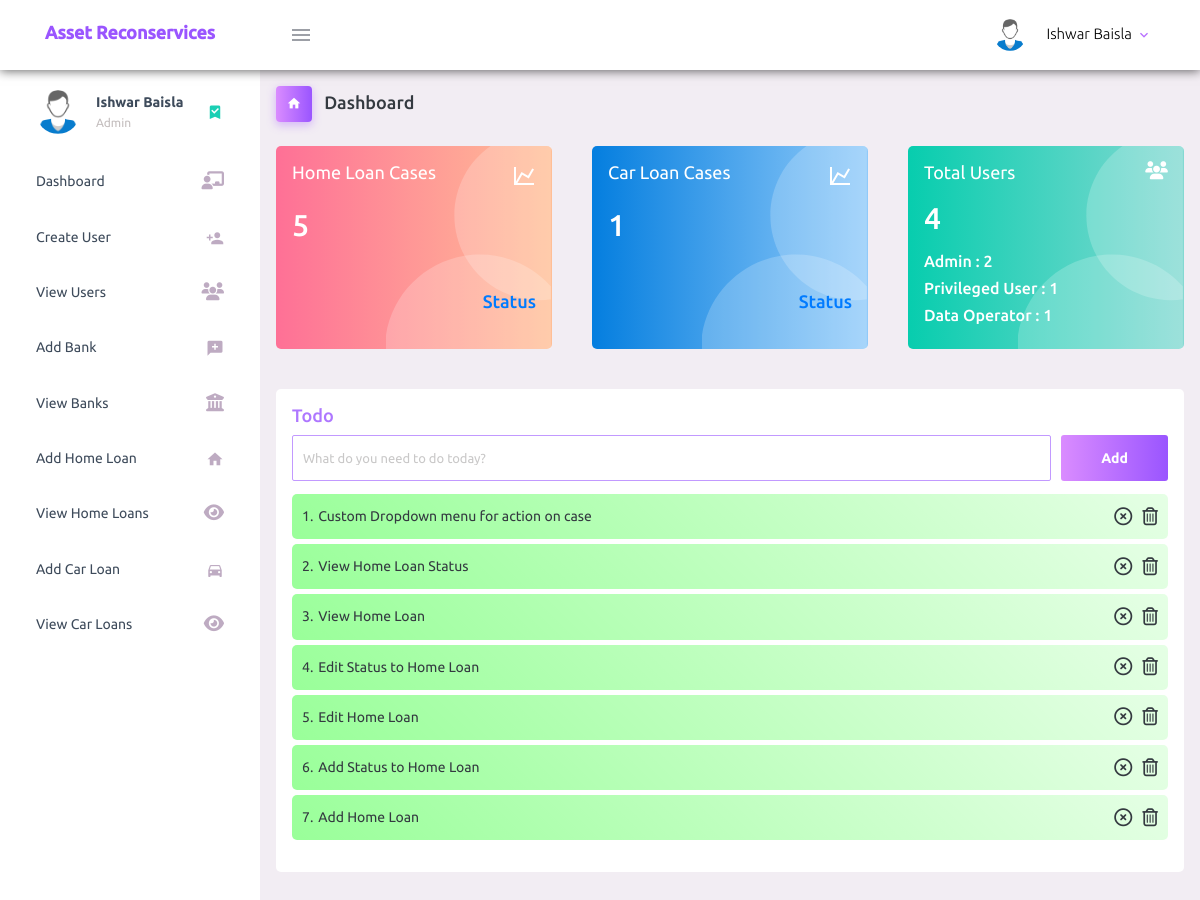
The app's page / (signed in) with its own data.
### tables this page shows
CREATE TABLE `to_do` (
  `to_do_id` int(11) NOT NULL,
  `user_id` int(11) NOT NULL,
  `to_do_work` varchar(200) NOT NULL,
  `status` tinyint(4) NOT NULL
);

### index.php (the view, shortened to what this page needs)
<?php
  require_once('connection.php');
  $sql = "SELECT user_id FROM user_registration";
  $result = $conn->query($sql);
  $total_users = $result->num_rows;
  $sql = "SELECT user_id FROM user_registration WHERE user_role = '2'";
  $result = $conn->query($sql);
  $total_admin = $result->num_rows;
  $sql = "SELECT user_id FROM user_registration WHERE user_role = '1'";
  $result = $conn->query($sql);
  $total_privileged_user = $result->num_rows;
  $sql = "SELECT user_id FROM user_registration WHERE user_role = '0'";
  $result = $conn->query($sql);
  $total_data_operator = $result->num_rows;
  $sql = "SELECT home_loan_cid FROM home_loan";
  $result = $conn->query($sql);
  $total_home_loan = $result->num_rows;
  $sql = "SELECT car_loan_cid FROM car_loan";
  $result = $conn->query($sql);
  $total_car_loan = $result->num_rows;
?>
<!DOCTYPE html>
<html lang="en">
  <head>
    <?php require 'includes/layout.php'; ?>
  </head>
  <body>
    <div class="container-scroller">
      <?php require 'includes/dashboard-header.php'; ?>
      <div class="container-fluid page-body-wrapper">
        <?php require 'includes/side-navigation.php'; ?>
        <div class="main-panel">
          <div class="content-wrapper">
            <div class="page-header">
              <h3 class="page-title">
                <span class="page-title-icon bg-gradient-primary text-white mr-2">
                  <i class="mdi mdi-home"></i>
                </span> Dashboard
              </h3>
            </div>
            <div class="row">
              <div class="col-md-4 stretch-card grid-margin">
                <div class="card bg-gradient-danger card-img-holder text-white">
                  <div class="card-body">
                    <img src="assets/images/dashboard/circle.svg" class="card-img-absolute" alt="circle-image" />
                    <h4 class="font-weight-normal mb-3">Home Loan Cases <i class="mdi mdi-chart-line mdi-24px float-right"></i>
                    </h4>
                    <h2 class="mb-5"><?php echo $total_home_loan; ?></h2>
                    <h4 class="form-inline justify-content-end z-ind-10">
                      <a href="home-loan-current-status.php">Status</a>
                    </h4>
                  </div>
                </div>
              </div>
              <div class="col-md-4 stretch-card grid-margin">
                <div class="card bg-gradient-info card-img-holder text-white">
                  <div class="card-body">
                    <img src="assets/images/dashboard/circle.svg" class="card-img-absolute" alt="circle-image" />
                    <h4 class="font-weight-normal mb-3">Car Loan Cases <i class="mdi mdi-chart-line mdi-24px float-right"></i>
                    </h4>
                    <h2 class="mb-5"><?php echo $total_car_loan; ?></h2>
                    <h4 class="form-inline justify-content-end z-ind-10">
                      <a href="car-loan-current-status.php">Status</a>
                    </h4>
                  </div>
                </div>
              </div>
              <div class="col-md-4 stretch-card grid-margin">
                <div class="card bg-gradient-success card-img-holder text-white">
                  <div class="card-body">
                    <img src="assets/images/dashboard/circle.svg" class="card-img-absolute" alt="circle-image" />
                    <h4 class="font-weight-normal mb-3">Total Users <i class="fas fa-users mdi-24px float-right"></i>
                    </h4>
                    <h2 class="mb-3"><?php echo $total_users; ?></h2>
                    <h5>Admin : <?php echo $total_admin; ?></h5>
                    <h5>Privileged User : <?php echo $total_privileged_user; ?></h5>
                    <h5>Data Operator : <?php echo $total_data_operator; ?></h5>
                  </div>
                </div>
              </div>
              <div class="col-md-12 grid-margin stretch-card">
                <div class="card">
                  <div class="card-body">
                    <h4 class="theme-text">Todo</h4>
                    <form class="d-flex" method="POST">
                      <input style="margin-right: 10px;" type="text" id="to-do-work" class="form-control todo-list-input form-input" placeholder="What do you need to do today?">
                      <button class="add btn btn-gradient-primary font-weight-bold todo-list-add-btn" type="submit" id="add-task">Add</button>
                    </form>
                    <div class="">
                      <ul id="all-to-do-list" class="">
                        <?php
                            $sql = "SELECT * FROM to_do WHERE user_id = '$_SESSION[user_id]' ORDER BY to_do_id DESC";
                            $result = $conn->query($sql);
                            $index = 0;
                            while($row = $result->fetch_assoc()){
                              if($row['status'] == '1')
                                  $css_class = 'bg-gradient-suc'
                          ?>
                          <li class="<?php echo $css_class; ?>">
                              <div>
                                  <span><?php echo ($index+1).'.'; ?></span>
                                  <label><?php echo $row['to_do_work']; ?></label>
                              </div>
                              <span>
                                  <?php if($row['status'] == '1'){ ?>
                                          <i class="far fa-times-circle make-status-incomplete"></i>
                                  <?php
                                      }
                                  ?>
                                  <i class="far fa-trash-alt remove-to-do-work"></i>
                              </span>
                          </li>
                          <?php
                            $index += 1;
                            }
                        ?>
                      </ul>
                    </div>
                  </div>
                </div>
              </div>
        </div>
      </div>
    </div>
  </body>
</html>

### records on screen
to_do: to_do_work "Custom Dropdown menu for action on case"
to_do: to_do_work "View Home Loan Status"
to_do: to_do_work "View Home Loan"
to_do: to_do_work "Edit Status to Home Loan"
to_do: to_do_work "Edit Home Loan"
to_do: to_do_work "Add Status to Home Loan"
to_do: to_do_work "Add Home Loan"

### other values on screen
$_SESSION['user_full_name'] "Ishwar Baisla"
$total_home_loan "5"
$total_car_loan "1"
$total_users "4"
$total_admin "2"
